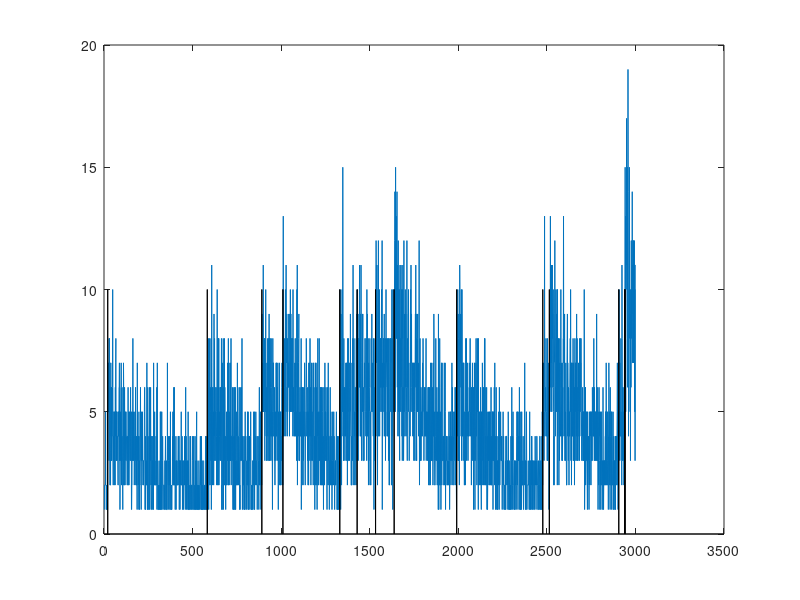

The MATLAB script that drew this image: (Note: this script raises an error after producing the figure.)
% this script is a wrapper that loads some data (or simulates it) and then
% calls the most recent FOOPSI function to infer spike trains and
% parameters

clear, clc,
fname = 'poisson';

% set simulation metadata
T               = 3000;     % # of time steps
V.dt            = 1/200;    % time step size
V.fast_iter_max = 1;        % # iterations of EM to estimate params
V.fast_plot     = 1;        % whether to plot with each iteration
V.save          = 0;        % whether to save results

% initialize params
P.a     = 3;                % scale
P.b     = 1/P.a;           % bias
tau     = 1;                % decay time constant for each cell
P.gam   = 1-V.dt/tau;       % set gam
P.lam   = 1.0;              % rate

% simulate data
V.n = poissrnd(P.lam*V.dt*ones(T,1));   % simulate spike train
V.C = filter(1,[1 -P.gam],V.n);         % calcium concentration
V.F = poissrnd(P.a*(V.C+repmat(P.b,T,1))');
% V.F = P.a*(V.C+repmat(P.b,T,1))'+2*randn(1,T);

figure(1), clf, hold off; plot(V.F+1); hold all; bar(10*V.n),

if V.save, save(['../../data/' fname '.mat'],'V','P'); end

%% infer spike trains and parameters

for q=1:2
    if q==1,
        V.fast_poiss=0;
        V.fast_iter_max=10;
        [I{q}.n I{q}.P I{q}.V] = fast_oopsi(V.F,V);
    else
        V.fast_poiss=1;
        V.gauss_n=I{1}.n;
        V.fast_iter_max=1;
        [I{q}.n I{q}.P I{q}.V] = fast_oopsi(V.F,V,P);
    end
end

if V.save, save(['../../data/' fname '.mat'],'-append','I'); end

%% plot results

fig=figure(1); clf, hold on
nrows   = 1+length(I);
ncols   = 1;

Pl.g    = [0.75 0.75 0.75];     % gray color
Pl.fs   = 12;                   % font size
Pl.ms   = 5;                    % marker size
Pl.lw   = 1;                    % line width
Pl.n    = V.n; Pl.n(Pl.n==0)=NaN; % true spike train (0's are NaN's so they don't plot)
Pl.shift= .1;
Pl.xlim = [2 T-3];
Pl.xlims= Pl.xlim(1):Pl.xlim(2);
Pl.XTick= Pl.xlim(1):round(mean(T)/5):Pl.xlim(2);
Pl.XTickLabel = round((Pl.XTick-min(Pl.XTick))*V.dt*100)/100;

% plot F and n for neurons
subplot(nrows,ncols,1), hold on
plot(V.F,'Color','k','LineWidth',Pl.lw)
axis([Pl.xlim(1) Pl.xlim(2) 0 max(V.F)])
set(gca,'YTick',[0:10:max(V.F)]);%,'YTickLabel',[])
ylab=ylabel([{'Fluorescence'}; {'(photons/frame)'}],'FontSize',Pl.fs);
set(ylab,'Rotation',0,'HorizontalAlignment','right','verticalalignment','middle')
title('Fluorescence Projection','FontSize',Pl.fs)
set(gca,'XTick',Pl.XTick-min(Pl.XTick),'XTickLabel',[]); %(Pl.XTick-min(Pl.XTick))*V.dt)
% xlabel('Time (sec)','FontSize',Pl.fs)

% plot inferred spike train
for q=1:length(I)
    subplot(nrows,ncols,1+q)
    hold on
    stem(Pl.n+Pl.shift,'LineStyle','none','Marker','v','MarkerEdgeColor',Pl.g,'MarkerFaceColor',Pl.g,'MarkerSize',Pl.ms)
    bar(I{q}.n(Pl.xlims)/max(I{q}.n(Pl.xlims)),'EdgeColor','k','FaceColor','k')
    axis([Pl.xlim(1) Pl.xlim(2) 0 1+Pl.shift])
    set(gca,'YTick',[0 1],'YTickLabel',[])
    if q==1
        ylab=ylabel([{'Gaussian'}; {'Observations'}],'FontSize',Pl.fs);
        set(gca,'XTick',Pl.XTick,'XTickLabel',[])
    else
        ylab=ylabel([{'Poisson'}; {'Observations'}],'FontSize',Pl.fs);
        set(gca,'XTick',Pl.XTick,'XTickLabel',(Pl.XTick-min(Pl.XTick))*V.dt)
        xlabel('Time (sec)','FontSize',Pl.fs)
    end
    set(ylab,'Rotation',0,'HorizontalAlignment','right','verticalalignment','middle')
end

% print fig
if V.save
    wh=[7 3];   %width and height
    set(gcf,'PaperSize',wh,'PaperPosition',[0 0 wh],'Color','w');
    DirName='../../figs/';
    print('-depsc',[DirName fname])
    print('-dpdf',[DirName fname])
    saveas(fig,[DirName fname])
end